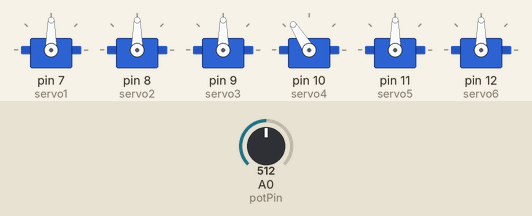
Simulated run of this sketch. Board: Arduino Uno, built with avr-gcc and run on an emulated ATmega328P. Shown: 6 × servo. The inputs (shaded band) are chosen by the test bench; at power-on: A0 (potPin) = 512. What the sketch prints to the serial monitor is not drawn.

Above: at 1.2 s.
1.3 s: A0 (potPin) set to 716
At 1.8 s:
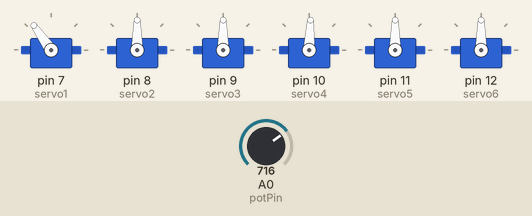
2.8 s: A0 (potPin) set to 900
At 3.4 s:
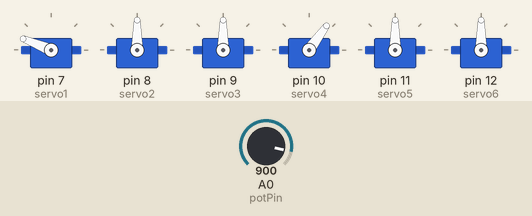
4.3 s: A0 (potPin) set to 1023
At 4.9 s:
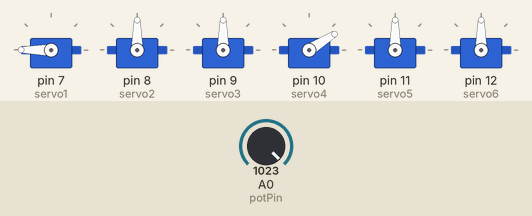
5.8 s: A0 (potPin) set to 306
At 6.4 s:
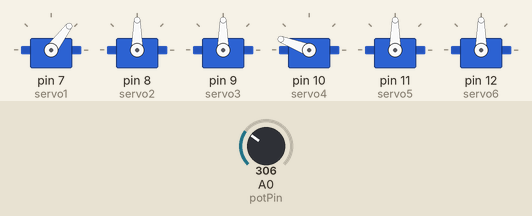
7.3 s: A0 (potPin) set to 122
At 7.9 s:
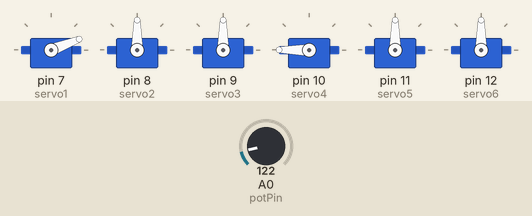
10.3 s: A0 (potPin) set to 60
At 11.0 s:
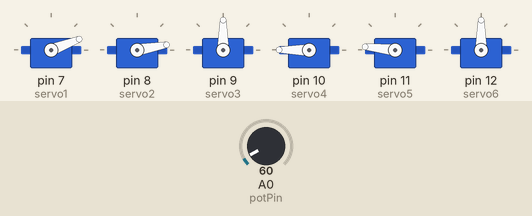
11.8 s: A0 (potPin) set to 50
Timing chart, 0 to 21.6 s (numbered marks = the images above; inputs shaded):
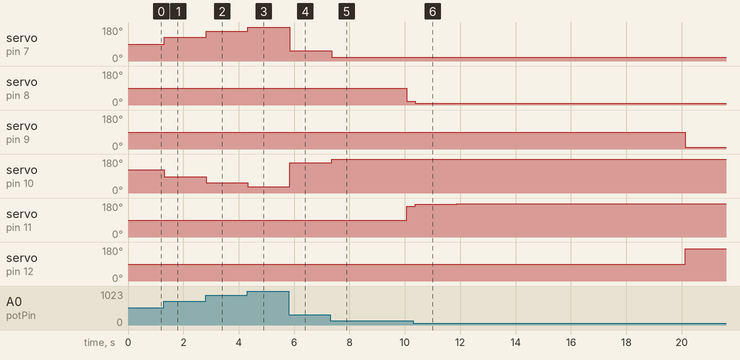

The sketch:

3servo_potentio.ino
```cpp
#include <Servo.h>

Servo servo1;  // サーボモーター1を制御するためのオブジェクト
Servo servo2;  // サーボモーター2を制御するためのオブジェクト
Servo servo3;  // サーボモーター3を制御するためのオブジェクト
Servo servo4;
Servo servo5;
Servo servo6;

int potPin = A0;  // ポテンショメータの接続ピン（アナログ入力）
int currentServo = 1;  // 現在制御中のサーボモーター
unsigned long previousMillis = 0;  // 前回の切り替え時間

const long interval = 10000;  // 切り替えの間隔（10秒）

void setup() {
  Serial.begin(9600);  // シリアルポートを9600bpsで開始
  servo1.attach(7);    // 7番ピンをサーボモーター1の制御ピンに設定
  servo2.attach(8);    // 8番ピンをサーボモーター2の制御ピンに設定
  servo3.attach(9);    // 9番ピンをサーボモーター3の制御ピンに設定
  servo4.attach(10);
  servo5.attach(11);
  servo6.attach(12);
}

void loop() {
  unsigned long currentMillis = millis();  // 現在の時間を取得

  // 10秒ごとに制御するサーボを切り替える
  if (currentMillis - previousMillis >= interval) {
    previousMillis = currentMillis;
    currentServo++;

    Serial.print("現在の制御対象サーボ: ");
    Serial.println(currentServo);

    if (currentServo > 3) {
      // 全てのサーボモーターを制御した後、無限ループに入りプログラムを停止
      while (true) {
        // 何もしない
      }
    }
  }

  // ポテンショメータの値を読み取り、サーボの角度に変換
  int potValue = analogRead(potPin);  // ポテンショメータの値を読み取る
  int angle = map(potValue, 0, 1023, 0, 180);  // ポテンショメータの値を0〜180度にマッピング

  // 現在の制御対象サーボに角度を設定
  switch (currentServo) {
    case 1:
      servo1.write(angle);
      servo4.write(212-angle);
      break;
    case 2:
      servo2.write(angle);
      servo5.write(184-angle);
      break;
    case 3:
      servo3.write(angle);
      servo6.write(180-angle);
      break;
  }

  // 現在のサーボの角度をシリアルモニタに出力
  Serial.print("サーボ");
  Serial.print(currentServo);
  Serial.print("の角度: ");
  Serial.println(angle);

  delay(100);  // 少し待機
}
```

Measured:
- after the input at 1.3 s, servo on pin 7 (servo1): 90° → 125° at once; servo on pin 10 (servo4): 122° → 87° at once
- after the input at 2.8 s, servo on pin 7 (servo1): 125° → 158° at once; servo on pin 10 (servo4): 87° → 54° at once
- after the input at 4.3 s, servo on pin 7 (servo1): 158° → 180° at once; servo on pin 10 (servo4): 54° → 32° at once
- after the input at 5.8 s, servo on pin 7 (servo1): 180° → 53° at once; servo on pin 10 (servo4): 32° → 159° at once
- after the input at 7.3 s, servo on pin 7 (servo1): 53° → 21° after 0.05 s; servo on pin 8 (servo2): 90° → 21° after 2.8 s; servo on pin 10 (servo4): 159° → 180° after 0.05 s; servo on pin 11 (servo5): 90° → 163° after 2.8 s
- after the input at 10.3 s, servo on pin 8 (servo2): 21° → 10° after 0.07 s; servo on pin 11 (servo5): 163° → 174° after 0.07 s
- after the input at 11.8 s, servo on pin 8 (servo2): 10° → 8° after 0.08 s; servo on pin 11 (servo5): 174° → 176° after 0.08 s
